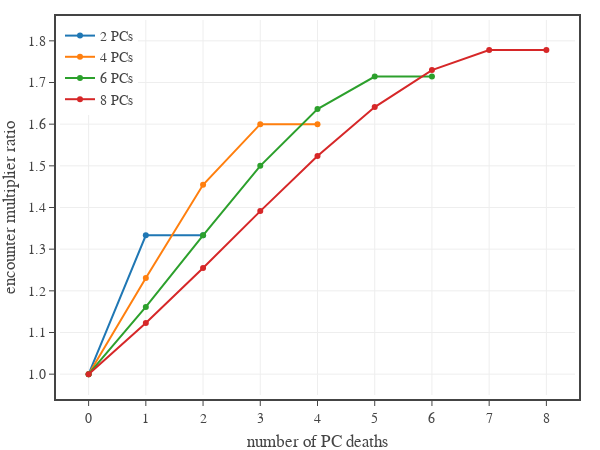

Notebook cell for this chart:
### Code cell
# plots the encounter multiplier vs the number of PCs for three different numbers of NPCs

# create figure
fig = go.Figure(
    layout=go.Layout(
        template=tfb.FIG_TEMPLATE,
        margin=dict(l=60, r=25, b=55, t=20, pad=4),
        xaxis=dict(
            title_text='number of PC deaths',
            range=[-0.5,8.5],
            tick0=0, dtick=1,
            #minor=dict(tick0=0, dtick=1),
        ),
        yaxis=dict(
            title_text='encounter multiplier ratio',
            range=[0.95,1.85],
            tick0=0, dtick=0.1,
            tickformat='.1f',
            #minor=dict(tick0=0, dtick=0.1),
        ),
        legend=dict(
            xanchor='left', yanchor='top',
            x=0.00, y=1.00,
            orientation='v',
            tracegroupgap=0,
        )
    )
)

# plot data
P = [2, 4, 6, 8]
for p in P:
    PD = np.arange(0, p+1)
    y = np.array([encounter_multiplier_approx(p, 1, PD=pd)/encounter_multiplier_approx(p, 1, PD=0) for pd in PD ])
    fig.add_trace(go.Scatter(
        x=PD,
        y=y,
        mode='markers+lines',
        name=f'{p:d} PCs',
        hovertemplate=
            'PCs deaths %{x:d}<br>'+
            'multiplier ratio %{y:,.2f}' + 
            '<extra></extra>',
    ))

# show figure
fig.update_layout(width=600, height=450)
fig.show(config=tfb.FIG_CONFIG)

# save figures
if SAVEFIGS:
    fig.update_layout(autosize=True, width=None, height=None)
    tfb.save_fig_html(fig, format='large', name='fig-single-target-em-ratio-vs-pcs-deaths-large')
    tfb.save_fig_html(fig, format='small', name='fig-single-target-em-ratio-vs-pcs-deaths-small')

### Figure 1 — Plotly figure (JSON) as saved in the notebook; plotly's stock layout.template omitted (floating-point values rounded to 4 significant figures)
{"data": [{"hovertemplate": "PCs deaths %{x:d}<br>multiplier ratio %{y:,.2f}<extra></extra>", "mode": "markers+lines", "name": "2 PCs", "type": "scatter", "x": [0, 1, 2], "y": [1, 1.333, 1.333]}, {"hovertemplate": "PCs deaths %{x:d}<br>multiplier ratio %{y:,.2f}<extra></extra>", "mode": "markers+lines", "name": "4 PCs", "type": "scatter", "x": [0, 1, 2, 3, 4], "y": [1, 1.231, 1.455, 1.6, 1.6]}, {"hovertemplate": "PCs deaths %{x:d}<br>multiplier ratio %{y:,.2f}<extra></extra>", "mode": "markers+lines", "name": "6 PCs", "type": "scatter", "x": [0, 1, 2, 3, 4, 5, 6], "y": [1, 1.161, 1.333, 1.5, 1.636, 1.714, 1.714]}, {"hovertemplate": "PCs deaths %{x:d}<br>multiplier ratio %{y:,.2f}<extra></extra>", "mode": "markers+lines", "name": "8 PCs", "type": "scatter", "x": [0, 1, 2, 3, 4, 5, 6, 7, 8], "y": [1, 1.123, 1.255, 1.391, 1.524, 1.641, 1.73, 1.778, 1.778]}], "layout": {"height": 450, "legend": {"orientation": "v", "tracegroupgap": 0, "x": 0, "xanchor": "left", "y": 1, "yanchor": "top"}, "margin": {"b": 55, "l": 60, "pad": 4, "r": 25, "t": 20}, "width": 600, "xaxis": {"dtick": 1, "range": [-0.5, 8.5], "tick0": 0, "title": {"text": "number of PC deaths"}}, "yaxis": {"dtick": 0.1, "range": [0.95, 1.85], "tick0": 0, "tickformat": ".1f", "title": {"text": "encounter multiplier ratio"}}}}
